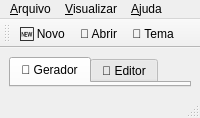
<?xml version="1.0" encoding="UTF-8"?>
<ui version="4.0">
 <class>MainWindow</class>
 <widget class="QMainWindow" name="MainWindow">
  <property name="windowTitle">
   <string>KutsakAI Web Agent Builder v2.0</string>
  </property>
  <widget class="QWidget" name="centralwidget">
   <layout class="QVBoxLayout" name="verticalLayout">
    <item>
     <widget class="QTabWidget" name="tabs">
      <property name="tabPosition">
       <enum>QTabWidget::North</enum>
      </property>
      <widget class="QWidget" name="tabGenerator">
       <attribute name="title">
        <string>🚀 Gerador</string>
       </attribute>
      </widget>
      <widget class="QWidget" name="tabEditor">
       <attribute name="title">
        <string>📝 Editor</string>
       </attribute>
      </widget>
     </widget>
    </item>
   </layout>
  </widget>
  <widget class="QMenuBar" name="menubar">
   <addaction name="menuArquivo"/>
   <addaction name="menuVisualizar"/>
   <addaction name="menuAjuda"/>
   <property name="geometry">
    <rect>
     <x>0</x>
     <y>0</y>
     <width>800</width>
     <height>22</height>
    </rect>
   </property>
   <widget class="QMenu" name="menuArquivo">
    <property name="title">
     <string>&amp;Arquivo</string>
    </property>
    <addaction name="actionNovoProjeto"/>
    <addaction name="actionAbrirProjeto"/>
    <addaction name="separator"/>
    <addaction name="actionConfiguracoes"/>
    <addaction name="separator"/>
    <addaction name="actionSair"/>
   </widget>
   <widget class="QMenu" name="menuVisualizar">
    <property name="title">
     <string>&amp;Visualizar</string>
    </property>
    <addaction name="actionTemaEscuro"/>
    <addaction name="actionTemaClaro"/>
   </widget>
   <widget class="QMenu" name="menuAjuda">
    <property name="title">
     <string>&amp;Ajuda</string>
    </property>
    <addaction name="actionSobre"/>
   </widget>
  </widget>
  <widget class="QToolBar" name="mainToolBar">
   <addaction name="actionNovo"/>
   <addaction name="actionAbrir"/>
   <addaction name="actionTema"/>
  </widget>
  <widget class="QStatusBar" name="statusbar"/>
  <action name="actionNovoProjeto">
   <property name="text">
    <string>&amp;Novo Projeto</string>
   </property>
  </action>
  <action name="actionAbrirProjeto">
   <property name="text">
    <string>&amp;Abrir Projeto</string>
   </property>
  </action>
  <action name="actionConfiguracoes">
   <property name="text">
    <string>&amp;Configurações</string>
   </property>
  </action>
  <action name="actionSair">
   <property name="text">
    <string>&amp;Sair</string>
   </property>
  </action>
  <action name="actionTemaEscuro">
   <property name="text">
    <string>Tema &amp;Escuro</string>
   </property>
  </action>
  <action name="actionTemaClaro">
   <property name="text">
    <string>Tema &amp;Claro</string>
   </property>
  </action>
  <action name="actionSobre">
   <property name="text">
    <string>&amp;Sobre</string>
   </property>
  </action>
  <action name="actionNovo">
   <property name="text">
    <string>🆕 Novo</string>
   </property>
  </action>
  <action name="actionAbrir">
   <property name="text">
    <string>📂 Abrir</string>
   </property>
  </action>
  <action name="actionTema">
   <property name="text">
    <string>🌙 Tema</string>
   </property>
  </action>
 </widget>
 <resources/>
 <connections/>
</ui>
